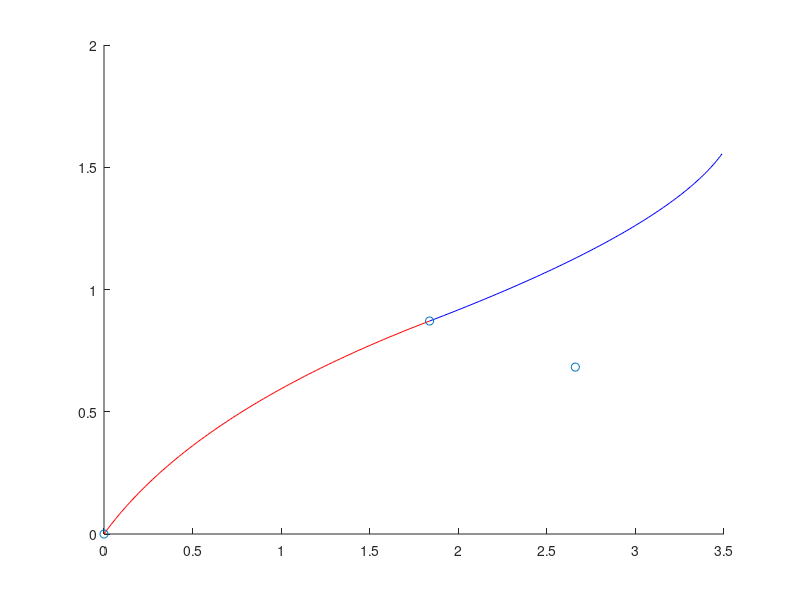

MATLAB code for this plot: (Note: this script raises an error after producing the figure.)
p1 = [0 0];
v1 = [1 1];
p2 = [rand()*4 rand()*4];
v2 = [rand()*2-1 rand()*2-1];
dt = 1;
a2 = [(p1(1)-p2(1)-2*v1(1)*dt-1.5*dt*(v2(1)-v1(1)))/(2*dt^2);
    (p1(2)-p2(2)-2*v1(2)*dt-1.5*dt*(v2(2)-v1(2)))/(2*dt^2)];
vc = v2-a2*dt;
a1 = (vc-v1)/dt;
xc = p1+v1*dt+.5*dt^2*a1;

t = 0:.01:dt;
lin1 = [p1(1)+v1(1)*t+.5*t.^2*a1(1);
    p1(2)+v1(2)*t+.5*t.^2*a1(2)];
lin2 = [xc(1)+vc(1)*t+.5*t.^2*a2(1);
    xc(2)+vc(2)*t+.5*t.^2*a2(2)];
hold on
plot(lin1(1,:),lin1(2,:),'r')
plot(lin2(1,:),lin2(2,:),'b')
scatter([p1(1) p2(1) xc(1)],[p1(2) p2(2) xc(2)])

%%
syms x1 x2 v1 v2 a1 a2 xc vc t
a1 = (vc-v1)/t;
